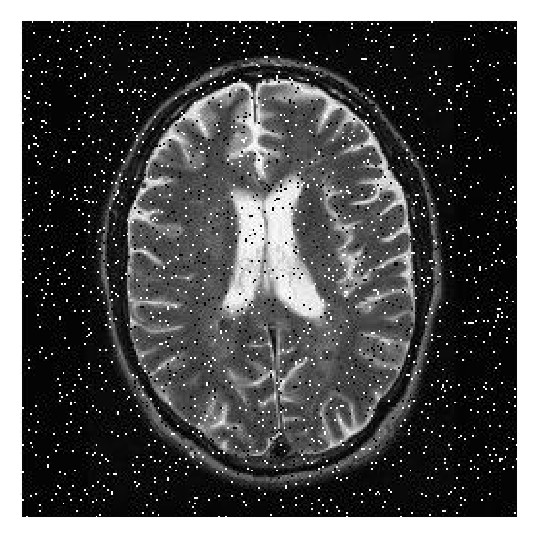
#> input picture week6/brain.jpeg, 537 x 537 px
$ jupyter execute test.ipynb
#> lines starting #> are read from the running program, lines starting #| are printed output that depends on the picture; after the words box and inside, x2 and y2 are one past the last pixel; in counts of white or black regions, pixels touching at a corner belong together
[cell 1]
import cv2
import numpy as np
import matplotlib.pyplot as plt

fil = np.array([[2,4,6],
            [1,2,3],
            [5,10,15]])
hor = np.zeros((3,1))
for i in range (3):
    hor[i] = [fil[i][0]]

ven = fil[1]
print("filter matrix is \n %s" %fil)
print("The Lx1 matrix is \n %s" %hor)
print("The 1xL matrix is %s" %fil[1])

[cell 2]
img = cv2.imread('brain.jpeg', cv2.IMREAD_GRAYSCALE).astype(float)
#> img: shape (537, 537) float64; min 0, max 255, mean 82.8

def filter_img_size(img_shape, kernel_size: int):
    # Initializing the number of pixels in each axis
#> called with img_shape = (537, 537), kernel_size = 3
    num_pix_y = 0
    num_pix_x = 0

    for i in range(img_shape[0]):
        added = i + kernel_size
        if added <= img_shape[0]:
            num_pix_y += 1

    for j in range(img_shape[1]):
        added = j + kernel_size
        if added <= img_shape[1]:
            num_pix_x += 1

    return (num_pix_y, num_pix_x)

def convol(img: np.array, kernel: np.array):
    sqr_size = filter_img_size(
        img_shape=img.shape,
        kernel_size=kernel.shape[0]
    )
#> sqr_size = (535, 535)
    k = kernel.shape[0]
    convol_img = np.zeros(img.shape)
    for i in range(img.shape[0]):
        for j in range(img.shape[1]):
            mat = img[i:i+k, j]
            convol_img[i, j] = np.sum(np.multiply(mat, kernel))
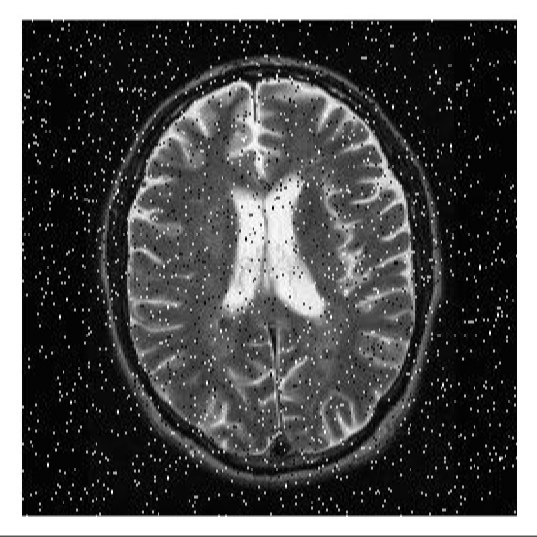
#> convol_img: shape (537, 537) float64; min 0, max 6120, mean 1976.3; drawn with min black and max white

    return convol_img

def convol2(img: np.array, kernel: np.array):
    sqr_size = filter_img_size(
        img_shape=img.shape,
        kernel_size=kernel.shape[0]
    )
#> sqr_size = (535, 535)
    k = kernel.shape[0]
    convol_img = np.zeros(img.shape)
    for i in range(img.shape[0]):
        for j in range(img.shape[1]):
            mat = img[i, j]
            convol_img[i, j] = np.sum(np.multiply(mat, kernel))

    return convol_img

hor_img = convol(img=img, kernel=hor)
fil_img = convol2(img=hor_img, kernel=ven)
cv2.imshow("result",fil_img)
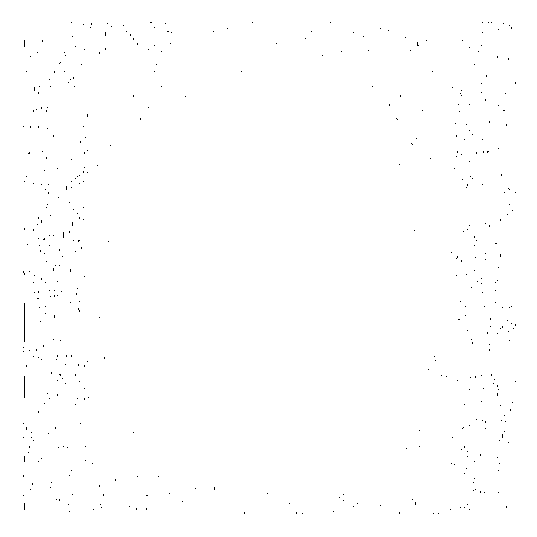
#> window 'result': shape (537, 537); 99.7% white; black in thin lines or dots, all inside (x1, y1, x2, y2) = (23, 22, 516, 514)
cv2.waitKey(0)

$ run again, with week6/unknown.jpg copied over week6/brain.jpeg
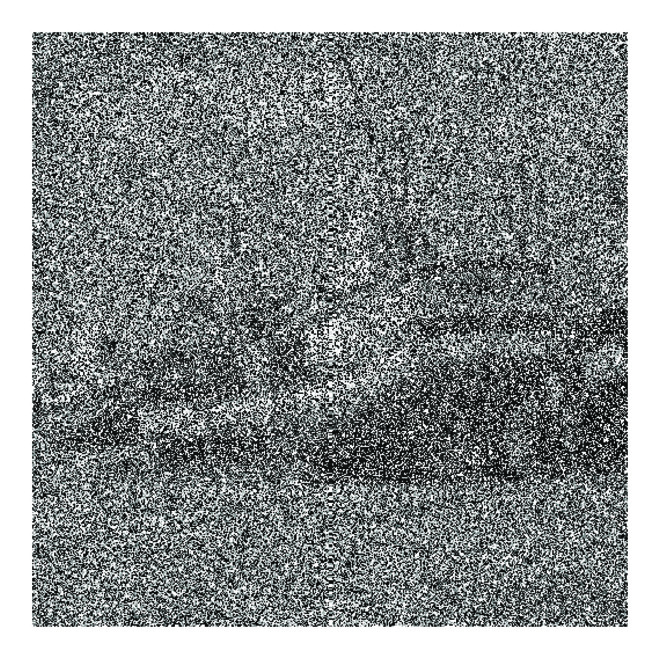
#> input picture week6/unknown.jpg, 660 x 659 px
#> after the loop in convol, `for i in range(img.shape[0]):`:
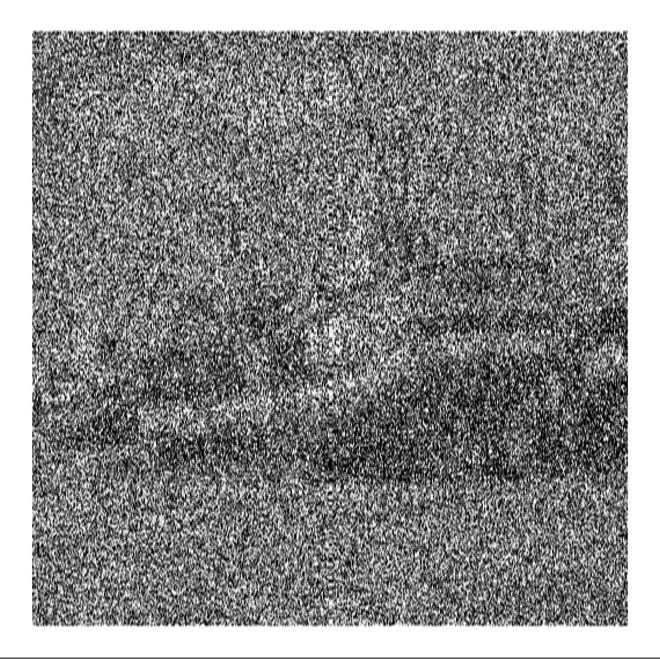
#> convol_img: shape (659, 660) float64; min 104, max 6120, mean 3390.9; drawn with min black and max white
